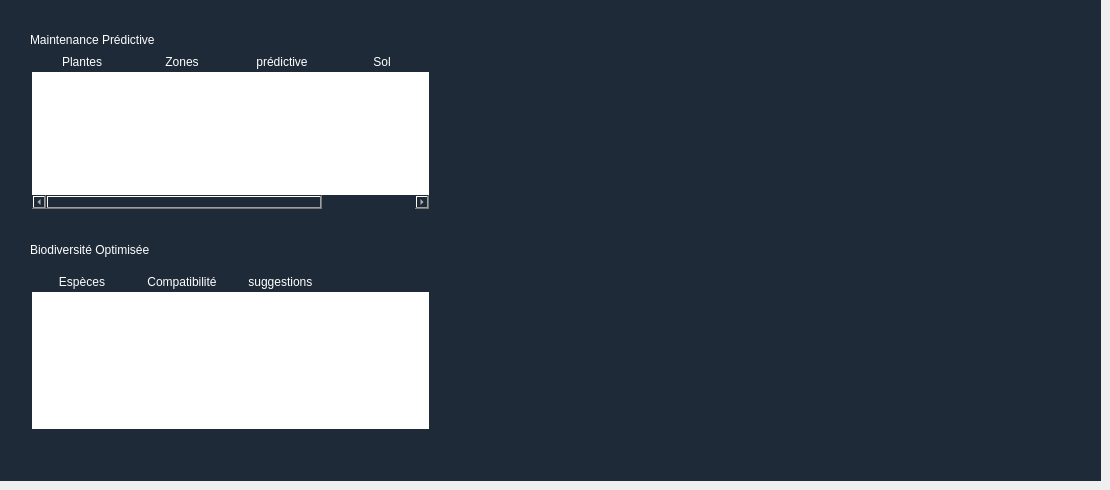
      <widget class="QWidget" name="page_17">
       <widget class="QFrame" name="cruds_8">
        <property name="geometry">
         <rect>
          <x>0</x>
          <y>0</y>
          <width>1101</width>
          <height>481</height>
         </rect>
        </property>
        <property name="styleSheet">
         <string notr="true">background-color: #1e2a38;
color: white;
font: bold 11pt &quot;Arial&quot;;

</string>
        </property>
        <property name="frameShape">
         <enum>QFrame::Shape::NoFrame</enum>
        </property>
        <widget class="QLabel" name="label_14">
         <property name="geometry">
          <rect>
           <x>30</x>
           <y>30</y>
           <width>221</width>
           <height>20</height>
          </rect>
         </property>
         <property name="text">
          <string>Maintenance Prédictive</string>
         </property>
        </widget>
        <widget class="QTableWidget" name="tableau_9">
         <property name="geometry">
          <rect>
           <x>30</x>
           <y>50</y>
           <width>401</width>
           <height>161</height>
          </rect>
         </property>
         <property name="styleSheet">
          <string notr="true">QTableWidget {
    background-color: white;        /* cellules blanches */
    color: #1e2a38;                 /* texte bleu foncé */
    border: 2px solid #1e2a38;      /* bordures du tableau */
    font: bold 11pt &quot;Arial&quot;;
}

QTableWidget::item {
    background-color: white;        /* garde les cellules blanches */
    color: #1e2a38;
}

QHeaderView::section {
    background-color: #1e2a38;      /* en-tête bleu foncé */
    color: white;                   /* texte blanc */
    font: bold 11pt &quot;Arial&quot;;
    border: 1px solid #1e2a38;
}
</string>
         </property>
         <column>
          <property name="text">
           <string>Plantes</string>
          </property>
         </column>
         <column>
          <property name="text">
           <string>Zones</string>
          </property>
         </column>
         <column>
          <property name="text">
           <string>prédictive</string>
          </property>
         </column>
         <column>
          <property name="text">
           <string>Sol</string>
          </property>
         </column>
        </widget>
        <widget class="QLabel" name="label_15">
         <property name="geometry">
          <rect>
           <x>30</x>
           <y>240</y>
           <width>221</width>
           <height>20</height>
          </rect>
         </property>
         <property name="text">
          <string>Biodiversité Optimisée</string>
         </property>
        </widget>
        <widget class="QTableWidget" name="tableau_11">
         <property name="geometry">
          <rect>
           <x>30</x>
           <y>270</y>
           <width>401</width>
           <height>161</height>
          </rect>
         </property>
         <property name="styleSheet">
          <string notr="true">QTableWidget {
    background-color: white;        /* cellules blanches */
    color: #1e2a38;                 /* texte bleu foncé */
    border: 2px solid #1e2a38;      /* bordures du tableau */
    font: bold 11pt &quot;Arial&quot;;
}

QTableWidget::item {
    background-color: white;        /* garde les cellules blanches */
    color: #1e2a38;
}

QHeaderView::section {
    background-color: #1e2a38;      /* en-tête bleu foncé */
    color: white;                   /* texte blanc */
    font: bold 11pt &quot;Arial&quot;;
    border: 1px solid #1e2a38;
}
</string>
         </property>
         <column>
          <property name="text">
           <string>Espèces</string>
          </property>
         </column>
         <column>
          <property name="text">
           <string>Compatibilité</string>
          </property>
         </column>
         <column>
          <property name="text">
           <string>suggestions </string>
          </property>
         </column>
        </widget>
       </widget>
      </widget>
